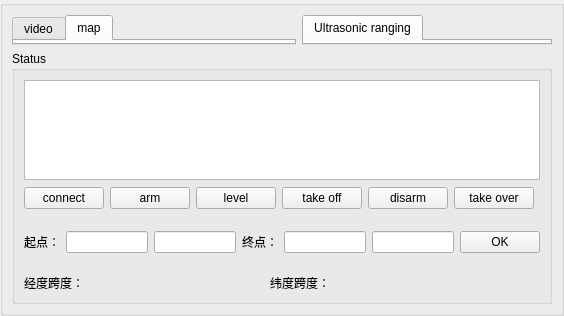
    <widget class="QSplitter" name="splitter_2">
     <property name="orientation">
      <enum>Qt::Vertical</enum>
     </property>
     <widget class="QGroupBox" name="groupBox_2">
      <property name="sizePolicy">
       <sizepolicy hsizetype="Expanding" vsizetype="Expanding">
        <horstretch>0</horstretch>
        <verstretch>0</verstretch>
       </sizepolicy>
      </property>
      <layout class="QHBoxLayout" name="horizontalLayout_6">
       <item>
        <layout class="QVBoxLayout" name="verticalLayout_12">
         <item>
          <layout class="QHBoxLayout" name="horizontalLayout_5">
           <item>
            <widget class="QTabWidget" name="video_3">
             <property name="enabled">
              <bool>true</bool>
             </property>
             <property name="sizePolicy">
              <sizepolicy hsizetype="Expanding" vsizetype="Expanding">
               <horstretch>0</horstretch>
               <verstretch>0</verstretch>
              </sizepolicy>
             </property>
             <property name="maximumSize">
              <size>
               <width>1000</width>
               <height>16777215</height>
              </size>
             </property>
             <property name="currentIndex">
              <number>1</number>
             </property>
             <widget class="QWidget" name="video">
              <attribute name="title">
               <string>video</string>
              </attribute>
             </widget>
             <widget class="QWidget" name="map">
              <attribute name="title">
               <string>map</string>
              </attribute>
             </widget>
            </widget>
           </item>
           <item>
            <widget class="QTabWidget" name="ultrasonic">
             <property name="enabled">
              <bool>true</bool>
             </property>
             <property name="sizePolicy">
              <sizepolicy hsizetype="Expanding" vsizetype="Expanding">
               <horstretch>0</horstretch>
               <verstretch>0</verstretch>
              </sizepolicy>
             </property>
             <property name="minimumSize">
              <size>
               <width>250</width>
               <height>0</height>
              </size>
             </property>
             <property name="maximumSize">
              <size>
               <width>250</width>
               <height>16777215</height>
              </size>
             </property>
             <property name="currentIndex">
              <number>0</number>
             </property>
             <widget class="QWidget" name="video_2">
              <attribute name="title">
               <string>Ultrasonic ranging</string>
              </attribute>
             </widget>
            </widget>
           </item>
          </layout>
         </item>
         <item>
          <widget class="QGroupBox" name="groupBox_4">
           <property name="sizePolicy">
            <sizepolicy hsizetype="Expanding" vsizetype="Fixed">
             <horstretch>0</horstretch>
             <verstretch>0</verstretch>
            </sizepolicy>
           </property>
           <property name="title">
            <string>Status</string>
           </property>
           <property name="alignment">
            <set>Qt::AlignLeading|Qt::AlignLeft|Qt::AlignTop</set>
           </property>
           <layout class="QGridLayout" name="gridLayout_2">
            <item row="0" column="0" colspan="7">
             <widget class="QTextBrowser" name="textBrowser">
              <property name="sizePolicy">
               <sizepolicy hsizetype="Expanding" vsizetype="Fixed">
                <horstretch>0</horstretch>
                <verstretch>0</verstretch>
               </sizepolicy>
              </property>
              <property name="maximumSize">
               <size>
                <width>16777215</width>
                <height>100</height>
               </size>
              </property>
             </widget>
            </item>
            <item row="1" column="0">
             <widget class="QPushButton" name="pushButton_connect">
              <property name="text">
               <string>connect</string>
              </property>
             </widget>
            </item>
            <item row="1" column="1">
             <widget class="QPushButton" name="pushButton_arm">
              <property name="text">
               <string>arm</string>
              </property>
             </widget>
            </item>
            <item row="1" column="2">
             <widget class="QPushButton" name="pushButton_level">
              <property name="text">
               <string>level</string>
              </property>
             </widget>
            </item>
            <item row="1" column="3">
             <widget class="QPushButton" name="pushButton_takeoff">
              <property name="text">
               <string>take off</string>
              </property>
             </widget>
            </item>
            <item row="1" column="4">
             <widget class="QPushButton" name="pushButton_disarm">
              <property name="text">
               <string>disarm</string>
              </property>
             </widget>
            </item>
            <item row="1" column="5">
             <widget class="QPushButton" name="pushButton_takeover">
              <property name="text">
               <string>take over</string>
              </property>
             </widget>
            </item>
            <item row="1" column="6">
             <spacer name="horizontalSpacer_3">
              <property name="orientation">
               <enum>Qt::Horizontal</enum>
              </property>
              <property name="sizeHint" stdset="0">
               <size>
                <width>654</width>
                <height>24</height>
               </size>
              </property>
             </spacer>
            </item>
            <item row="2" column="0" colspan="7">
             <layout class="QHBoxLayout" name="horizontalLayout_2">
              <item>
               <widget class="QLabel" name="label_15">
                <property name="text">
                 <string>起点：</string>
                </property>
               </widget>
              </item>
              <item>
               <widget class="QLineEdit" name="lineEdit_start"/>
              </item>
              <item>
               <widget class="QLineEdit" name="lineEdit_start2"/>
              </item>
              <item>
               <spacer name="horizontalSpacer_2">
                <property name="orientation">
                 <enum>Qt::Horizontal</enum>
                </property>
                <property name="sizeHint" stdset="0">
                 <size>
                  <width>13</width>
                  <height>52</height>
                 </size>
                </property>
               </spacer>
              </item>
              <item>
               <widget class="QLabel" name="label_16">
                <property name="text">
                 <string>终点：</string>
                </property>
               </widget>
              </item>
              <item>
               <widget class="QLineEdit" name="lineEdit_end"/>
              </item>
              <item>
               <widget class="QLineEdit" name="lineEdit_end2"/>
              </item>
              <item>
               <widget class="QPushButton" name="pushButton_Ok">
                <property name="text">
                 <string>OK</string>
                </property>
               </widget>
              </item>
             </layout>
            </item>
            <item row="3" column="0" colspan="5">
             <layout class="QGridLayout" name="gridLayout_8">
              <item row="0" column="0">
               <widget class="QLabel" name="label_longtitude">
                <property name="enabled">
                 <bool>true</bool>
                </property>
                <property name="sizePolicy">
                 <sizepolicy hsizetype="Minimum" vsizetype="Preferred">
                  <horstretch>0</horstretch>
                  <verstretch>0</verstretch>
                 </sizepolicy>
                </property>
                <property name="maximumSize">
                 <size>
                  <width>350</width>
                  <height>16777215</height>
                 </size>
                </property>
                <property name="text">
                 <string>经度跨度：                                                      </string>
                </property>
               </widget>
              </item>
              <item row="0" column="1">
               <widget class="QLabel" name="label_latitude">
                <property name="sizePolicy">
                 <sizepolicy hsizetype="Expanding" vsizetype="Preferred">
                  <horstretch>0</horstretch>
                  <verstretch>0</verstretch>
                 </sizepolicy>
                </property>
                <property name="maximumSize">
                 <size>
                  <width>300</width>
                  <height>16777215</height>
                 </size>
                </property>
                <property name="text">
                 <string>纬度跨度：              </string>
                </property>
               </widget>
              </item>
             </layout>
            </item>
           </layout>
           <zorder>textBrowser</zorder>
           <zorder>pushButton_takeover</zorder>
           <zorder>pushButton_connect</zorder>
           <zorder>pushButton_takeoff</zorder>
           <zorder>pushButton_disarm</zorder>
           <zorder>pushButton_level</zorder>
           <zorder>pushButton_arm</zorder>
          </widget>
         </item>
        </layout>
       </item>
      </layout>
      <zorder></zorder>
     </widget>
    </widget>
